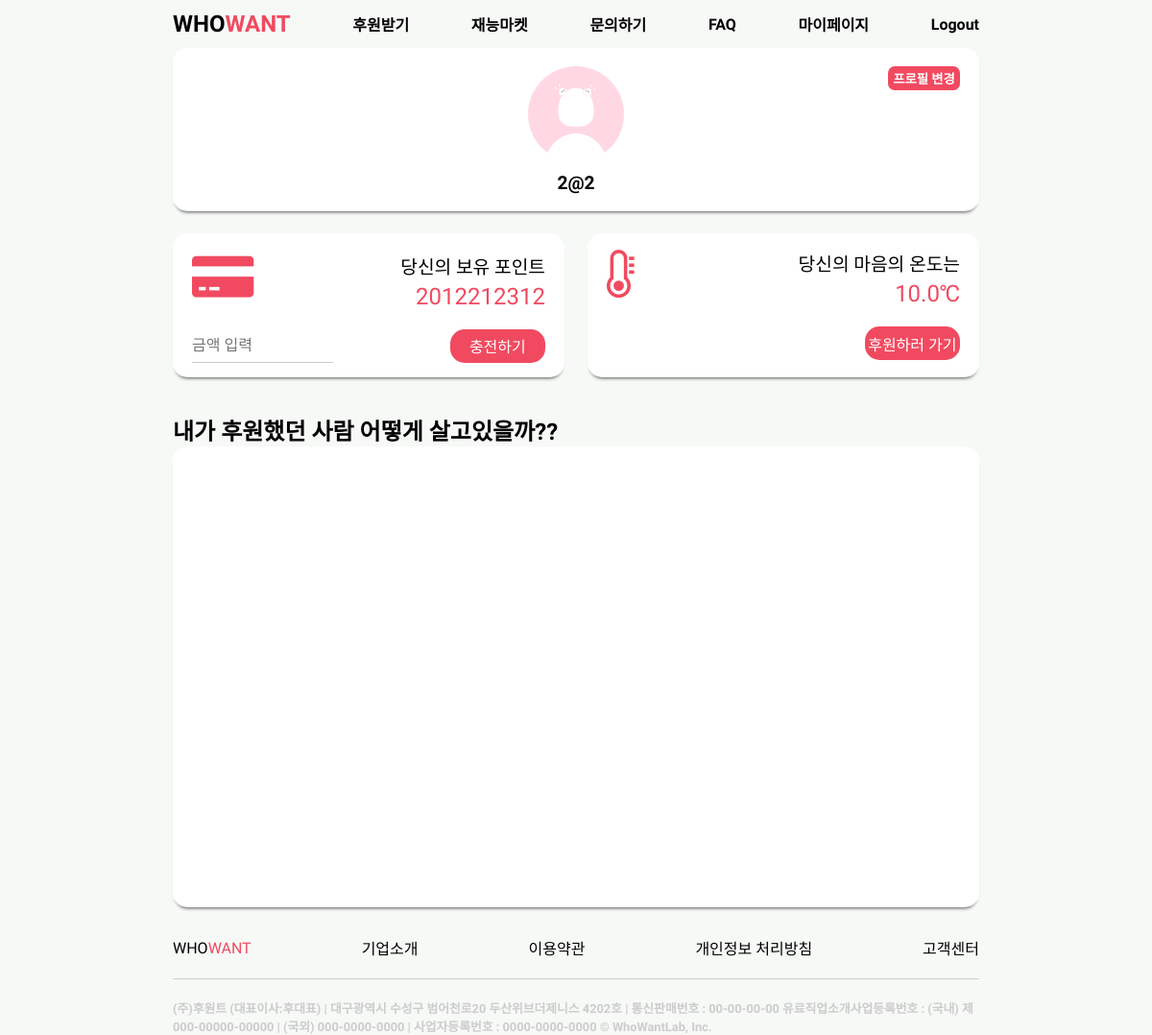
The page /mypage (signed in) on the database its author committed.
### user_info/models.py (models this page shows, shortened)
class UserInfo(models.Model):
    user_nickname = models.CharField(null=True, max_length=10)
    user_email = models.CharField(null=True, max_length = 30)
    user_phone = models.CharField(null=True, max_length = 30)
    user_image = models.ImageField(upload_to='userinfo/', blank=True, null=True)
    user_name = models.CharField(null=True, max_length = 20)
    user_account_name = models.CharField(null=True, max_length = 20)
    user_account = models.CharField(null=True, max_length = 30)
    user_totalcash = models.IntegerField(null=True, default=0)
    user_description = models.TextField(default="도외주세요!")
    user_totaldonate = models.IntegerField(default=0, null=True)
    cash = models.IntegerField(null=True, default=0)
    qua = models.CharField(null=True, max_length = 30, blank=True, default="no")

### user_info/views.py (the view, shortened to what this page needs)
# urls.py: path('mypage', views.mypage, name = 'mypage'),
def mypage(request):
    if not request.user.is_authenticated:
        msg = "Do Login"
        return render(request, "mypage.html", {'msg':msg})
    user = CustomUser.objects.get(email=request.user.email)
    userinfo = UserInfo.objects.get(user_email=user)
    my_donate_relation = whodonate.objects.filter(whogivemoney=request.user.email)
    mdr = my_donate_relation.values_list('whogetmoney', flat=True).distinct()
    my_receiver = []
    msg = ""
    for m in mdr:
        my_receiver.append(UserInfo.objects.get(user_email=m))
    if userinfo.qua == "yes":
        return redirect('user_info:sponserpage')
    return render(request, 'mypage.html', {"userinfo" : userinfo ,"money" : userinfo.cash,"success":msg ,'receivers':my_receiver ,"temperature" : str(round(0.1 * (userinfo.user_totaldonate / 1000),2))})

### user_info/models.py (called while the page is built)
    def __str__(self):
        return self.email

### user_info/templates/mypage.html (shortened to what this page needs)
<!doctype html>
{% load static %}
<html lang="kor">
<head>
    <link rel="stylesheet" type="text/css" href="{% static 'mypage.css' %}">
    <link rel="stylesheet" href="https://maxcdn.bootstrapcdn.com/font-awesome/4.7.0/css/font-awesome.min.css">
    <link rel="stylesheet" href="https://unpkg.com/swiper/swiper-bundle.min.css"/>
</head>
<body>
<div class="header">
    <ul>
        <li><a href="{% url 'user_info:home' %}" class="logo">WHO<span>WANT</span></a></li>
        <li><a href="{% url 'list:helpWrite' %}" class="navItem">후원받기</a></li>
        <li><a href="{% url 'market:market_view' %}" class="navItem">재능마켓</a></li>
        <li><a href="{% url 'inquiry:CS' %}" class="navItem">문의하기</a></li>
        <li><a href="{% url 'inquiry:FAQ' %}" class="navItem">FAQ</a></li>
        <li><a href="{% url 'user_info:mypage' %}" class="navItem">마이페이지</a></li>
        {% if not user.is_authenticated %}
            <li><a href="{% url 'user_info:login_view' %} " class="navItem">Login</a></li>
        {% else %}
            <li><a href="{% url 'user_info:logout_view' %}" class="navItem">Logout</a></li>
        {% endif %}
    </ul>
</div>
<div class="contentBox">
    <div class="userProfile">
        <div class="topBox">
            {% if userinfo.user_image %}
            <img src="{{userinfo.user_image.url}}"class="userImg">
            {% else %}
            <i class="fa fa-user-circle-o" aria-hidden="true"></i>
            {% endif %}
            <button class="writeBtn" type="button" onclick="location.href = '{% url 'user_info:profile_view'%}';">프로필 변경</button>
        </div>
        <h3>{{userinfo.user_email}}</h3>
    </div>
    <div class="horizontalBox">
        <div class="pointBox">
            <div class="titleBox">
                <i class="fa fa-credit-card-alt" aria-hidden="true"></i>
                <div class="titleText">
                    <h2>당신의 보유 포인트</h2>
                    {% if money is 0 %}
                        <h3>금액이 하나도 없어요!</h3>
                    {% else %}
                        <h3>{{money}}</h3>
                    {% endif %}
                </div>
            </div>
        <form action = "{% url 'user_info:mypage' %}" method="POST" >
            <div class="inputArea">
                <input type="number" placeholder="금액 입력" name = "mine" class="pointInput">
                <button input="submit">충전하기</button>
            </div>
        </form>
        </div>
        <div class="tempBox">
            <div class="titleBox">
                <i class="fa fa-thermometer-empty" aria-hidden="true"></i>
                <div class="titleText">
                    <h2>당신의 마음의 온도는 </h2>
                    <h3>{{temperature}}℃</h3>
                </div>
            </div>
            <div class="inputArea">
                <button type="button">후원하러 가기</button>
            </div>
        </div>
    </div>
    <h2>내가 후원했던 사람 어떻게 살고있을까??</h2>
    <div class="donateList">
        <div class="swiper-container mySwiper">
            <div class="swiper-wrapper">
            </div>
        </div>
    </div>
</div>
<div class="footer">
    <ul>
        <li><a href="#" class="logo">WHO<span>WANT</span></a></li>
        <li><a href="#" class="navItem">기업소개</a></li>
        <li><a href="#" class="navItem">이용약관</a></li>
        <li><a href="#" class="navItem">개인정보 처리방침</a></li>
        <li><a href="#" class="navItem">고객센터</a></li>
    </ul>
    <span class="line"></span>
    <h2>(주)후원트 (대표이사:후대표) | 대구광역시 수성구 범어천로20 두산위브더제니스 4202호 | 통신판매번호 : 00-00-00-00
        유료직업소개사업등록번호 : (국내) 제000-00000-00000 | (국외) 000-0000-0000 | 사업자등록번호 : 0000-0000-0000
        © WhoWantLab, Inc.</h2>
</div>
</body>

### static/mypage.css (style rules this page uses)
* { padding: 0; margin: 0; box-sizing: border-box; font-family: 'Nanum Gothic', sans-serif; }
body { display: flex; flex-direction: column; align-items: center; min-height: 100vh; width: 100vw; background: #f6f9f6; }
.header { width: 70vw; height: 50px; }
.header ul { width: 100%; height: 100%; list-style: none; display: flex; justify-content: space-between; align-items: center; }
.header ul li a { text-decoration: none; color: black; }
.header .logo { font-size: 1.5em; font-weight: 800; }
.header ul li a span { color: #f14a60; }
.header .navItem { font-size: 1em; font-weight: 700; }
.userProfile { width: 70vw; height: 159px; display: flex; flex-direction: column; padding: 20px; background: white; border-radius: 15px; align-items: center; justify-content: center; box-shadow: 0 4px 4px -4px black; margin-bottom: 30px; }
i { margin: 0 0 10px 0 !important; }
i::before { color: #f14a60; font-size: 50px; }
.userProfile h3 { font-size: 1em; font-weight: 400; }
.horizontalBox { width: 70vw; height: 150px; display: flex; flex-direction: row; justify-content: space-between; align-items: center; margin-bottom: 30px; }
.pointBox { width: 34vw; height: 100%; display: flex; flex-direction: column; padding: 20px; background: white; border-radius: 15px; align-items: center; box-shadow: 0 4px 4px -4px black; margin-bottom: 15px; }
.titleBox { width: 100%; display: flex; flex-direction: row; justify-content: space-between; }
i { margin: 0 20px 0 0; }
.titleText { display: flex; flex-direction: column; margin-bottom: 20px; align-items: flex-end; }
.titleText h2 { font-size: 1.2em; font-weight: 400; margin-bottom: 4px; }
.titleText h3 { font-size: 1.5em; font-weight: 400; color: #f14a60; }
.pointBox .inputArea { display: flex; flex-direction: row; width: 100%; justify-content: space-between; }
.pointBox form { width: 100%; }
.tempBox .inputArea { display: flex; flex-direction: row; width: 100%; justify-content: flex-end; }
.inputArea input[type="number"] { border-bottom: #cccccc 1px solid; border-left: medium none; border-right: medium none; border-top: medium none; justify-content: center; align-items: center; font-size: 1em; width: 40%; }
.inputArea button { width: 27%; height: 35px; background: #f14a60; border-radius: 15px; border: none; color: white; font-size: 1em; font-weight: 400; }
.tempBox { width: 34vw; height: 100%; display: flex; flex-direction: column; padding: 20px; background: white; border-radius: 15px; align-items: center; justify-content: center; box-shadow: 0 4px 4px -4px black; margin-bottom: 15px; }
.donateList { width: 70vw; height: 480px; display: flex; flex-direction: column; padding: 20px; background: white; border-radius: 15px; align-items: center; box-shadow: 0 4px 4px -4px black; margin-bottom: 30px; }
.swiper-container { width: 100%; height: 100%; }
.footer { width: 70vw; height: 100px; }
.footer .line { display: block; width: 100%; border-top: 1px solid #ccc; margin: 20px 0 20px 0; }
.footer ul { width: 100%; list-style: none; display: flex; justify-content: space-between; align-items: center; }
.footer ul li a { text-decoration: none; color: black; }
.footer .logo { font-size: 1em; font-weight: 400; }
.footer ul li a span { color: #f14a60; }
.footer .navItem { font-size: 1em; font-weight: 400; }
.footer h2 { color: #cccccc; font-size: 0.8em; font-width: 400; }
.userProfile { width: 70vw; height: 170px; display: flex; flex-direction: column; padding: 20px; background: white; border-radius: 15px; align-items: center; justify-content: center; box-shadow: 0 4px 4px -4px black; margin-bottom: 30px; }
.userProfile .topBox { display: flex; width: 100%; justify-content: space-between; }
i::before { color: #f14a60; }
.userProfile h3 { font-size: 1.2em; font-weight: 800; }
.userProfile img { width: 100px; height: 100px; border-radius: 50%; object-fit: cover; margin-bottom: 10px; }
.writeBtn { width: 75px; height: 25px; border-radius: 7px; background: #f14a60; color: white; border: none; font-weight: 700; }

### rows shown on the page
UserInfo: user_image (picture), user_email "2@2"

### other values the page prints
{{ money }} "2012212312"
{{ temperature }} "10.0"
